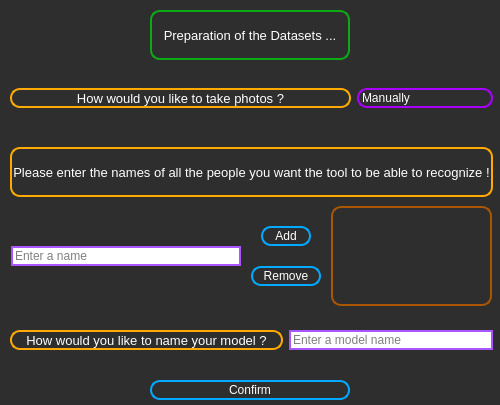
<?xml version="1.0" encoding="UTF-8"?>
<ui version="4.0">
 <class>datasets_preparation</class>
 <widget class="QMainWindow" name="datasets_preparation">
  <property name="geometry">
   <rect>
    <x>0</x>
    <y>0</y>
    <width>500</width>
    <height>405</height>
   </rect>
  </property>
  <property name="minimumSize">
   <size>
    <width>500</width>
    <height>405</height>
   </size>
  </property>
  <property name="maximumSize">
   <size>
    <width>500</width>
    <height>405</height>
   </size>
  </property>
  <property name="windowTitle">
   <string>FaceRecognizer-DatasetsPreparation</string>
  </property>
  <widget class="QWidget" name="centralwidget">
   <property name="minimumSize">
    <size>
     <width>500</width>
     <height>405</height>
    </size>
   </property>
   <property name="maximumSize">
    <size>
     <width>500</width>
     <height>405</height>
    </size>
   </property>
   <property name="styleSheet">
    <string notr="true">QWidget {
	background-color: rgb(46, 46, 46);
}</string>
   </property>
   <widget class="QLabel" name="window_title_label">
    <property name="geometry">
     <rect>
      <x>150</x>
      <y>10</y>
      <width>200</width>
      <height>50</height>
     </rect>
    </property>
    <property name="minimumSize">
     <size>
      <width>200</width>
      <height>50</height>
     </size>
    </property>
    <property name="maximumSize">
     <size>
      <width>200</width>
      <height>50</height>
     </size>
    </property>
    <property name="styleSheet">
     <string notr="true">QLabel {
	color: #ffffff;
	background-color: none;
	border: 2px solid rgb(11, 170, 22);
	border-radius: 10px;
	font-size: 13px;
}</string>
    </property>
    <property name="text">
     <string>Preparation of the Datasets ...</string>
    </property>
    <property name="alignment">
     <set>Qt::AlignCenter</set>
    </property>
   </widget>
   <widget class="QPushButton" name="confirmation_btn">
    <property name="geometry">
     <rect>
      <x>150</x>
      <y>380</y>
      <width>200</width>
      <height>20</height>
     </rect>
    </property>
    <property name="sizePolicy">
     <sizepolicy hsizetype="Minimum" vsizetype="Fixed">
      <horstretch>0</horstretch>
      <verstretch>0</verstretch>
     </sizepolicy>
    </property>
    <property name="minimumSize">
     <size>
      <width>200</width>
      <height>20</height>
     </size>
    </property>
    <property name="maximumSize">
     <size>
      <width>200</width>
      <height>20</height>
     </size>
    </property>
    <property name="layoutDirection">
     <enum>Qt::LeftToRight</enum>
    </property>
    <property name="styleSheet">
     <string notr="true">QPushButton {
	color: #ffffff;
	background-color: none;
	border: 2px solid rgb(0, 170, 255);
	border-radius: 10px;
}
QPushButton:hover {
	border: 2px solid rgb(255, 0, 0);
}
QPushButton:pressed {
	background-color: rgb(100, 100, 100);
}</string>
    </property>
    <property name="text">
     <string>Confirm</string>
    </property>
    <property name="checkable">
     <bool>false</bool>
    </property>
   </widget>
   <widget class="QWidget" name="layoutWidget">
    <property name="geometry">
     <rect>
      <x>10</x>
      <y>70</y>
      <width>483</width>
      <height>301</height>
     </rect>
    </property>
    <layout class="QVBoxLayout" name="verticalLayout">
     <item>
      <layout class="QHBoxLayout" name="horizontalLayout" stretch="5,2">
       <item>
        <widget class="QLabel" name="ask_user_label">
         <property name="minimumSize">
          <size>
           <width>0</width>
           <height>20</height>
          </size>
         </property>
         <property name="maximumSize">
          <size>
           <width>16777215</width>
           <height>20</height>
          </size>
         </property>
         <property name="styleSheet">
          <string notr="true">QLabel {
	color: #ffffff;
	background-color: none;
	border: 2px solid rgb(255, 170, 0);
	border-radius: 10px;
	font-size: 13px;
}</string>
         </property>
         <property name="text">
          <string>How would you like to take photos ?</string>
         </property>
         <property name="alignment">
          <set>Qt::AlignCenter</set>
         </property>
        </widget>
       </item>
       <item>
        <widget class="QComboBox" name="comboBox">
         <property name="styleSheet">
          <string notr="true">QComboBox {
	background-color: rgb(46, 46, 46);
	color: #ffffff;
	border: 2px solid rgb(170, 0, 255);
	border-radius: 10px;
}
QComboBox:hover {
	border: 2px solid rgb(255, 0, 0);
}
QComboBox::drop-down {
	border-top-right-radius: 3px;
	border-bottom-right-radius: 3px;
}
QComboBox QAbstractItemView {
	color: #ffffff;
	selection-background-color: rgb(100, 100, 100);
}

</string>
         </property>
         <item>
          <property name="text">
           <string>Manually</string>
          </property>
         </item>
         <item>
          <property name="text">
           <string>Automatically</string>
          </property>
         </item>
        </widget>
       </item>
      </layout>
     </item>
     <item>
      <widget class="QLabel" name="ask_user_label_2">
       <property name="minimumSize">
        <size>
         <width>0</width>
         <height>50</height>
        </size>
       </property>
       <property name="maximumSize">
        <size>
         <width>16777215</width>
         <height>20</height>
        </size>
       </property>
       <property name="styleSheet">
        <string notr="true">QLabel {
	color: #ffffff;
	background-color: none;
	border: 2px solid rgb(255, 170, 0);
	border-radius: 10px;
	font-size: 13px;
}</string>
       </property>
       <property name="text">
        <string>Please enter the names of all the people you want the tool to be able to recognize !</string>
       </property>
       <property name="alignment">
        <set>Qt::AlignCenter</set>
       </property>
      </widget>
     </item>
     <item>
      <layout class="QHBoxLayout" name="horizontalLayout_2" stretch="5,0,3">
       <property name="spacing">
        <number>10</number>
       </property>
       <property name="sizeConstraint">
        <enum>QLayout::SetDefaultConstraint</enum>
       </property>
       <property name="leftMargin">
        <number>1</number>
       </property>
       <property name="topMargin">
        <number>0</number>
       </property>
       <property name="rightMargin">
        <number>1</number>
       </property>
       <item>
        <widget class="QLineEdit" name="enter_name_editline">
         <property name="styleSheet">
          <string notr="true">QLineEdit {
	background-color: none;
	color: #000000;
	border: 2px solid rgb(170, 85, 255);
}</string>
         </property>
         <property name="inputMask">
          <string/>
         </property>
         <property name="text">
          <string/>
         </property>
         <property name="maxLength">
          <number>32767</number>
         </property>
         <property name="placeholderText">
          <string>Enter a name</string>
         </property>
        </widget>
       </item>
       <item>
        <layout class="QVBoxLayout" name="verticalLayout_2">
         <property name="spacing">
          <number>0</number>
         </property>
         <property name="sizeConstraint">
          <enum>QLayout::SetDefaultConstraint</enum>
         </property>
         <property name="topMargin">
          <number>0</number>
         </property>
         <property name="bottomMargin">
          <number>0</number>
         </property>
         <item alignment="Qt::AlignHCenter">
          <widget class="QPushButton" name="add_btn">
           <property name="minimumSize">
            <size>
             <width>50</width>
             <height>20</height>
            </size>
           </property>
           <property name="maximumSize">
            <size>
             <width>50</width>
             <height>20</height>
            </size>
           </property>
           <property name="styleSheet">
            <string notr="true">QPushButton {
	color: #ffffff;
	background-color: none;
	border: 2px solid rgb(0, 170, 255);
	border-radius: 10px;
}
QPushButton:hover {
	border: 2px solid rgb(255, 0, 0);
}
QPushButton:pressed {
	background-color: rgb(100, 100, 100);
}</string>
           </property>
           <property name="text">
            <string>Add</string>
           </property>
          </widget>
         </item>
         <item>
          <widget class="QPushButton" name="remove_btn">
           <property name="minimumSize">
            <size>
             <width>70</width>
             <height>20</height>
            </size>
           </property>
           <property name="maximumSize">
            <size>
             <width>70</width>
             <height>20</height>
            </size>
           </property>
           <property name="styleSheet">
            <string notr="true">QPushButton {
	color: #ffffff;
	background-color: none;
	border: 2px solid rgb(0, 170, 255);
	border-radius: 10px;
}
QPushButton:hover {
	border: 2px solid rgb(255, 0, 0);
}
QPushButton:pressed {
	background-color: rgb(100, 100, 100);
}</string>
           </property>
           <property name="text">
            <string>Remove</string>
           </property>
          </widget>
         </item>
        </layout>
       </item>
       <item>
        <widget class="QListWidget" name="ListWidget">
         <property name="minimumSize">
          <size>
           <width>161</width>
           <height>100</height>
          </size>
         </property>
         <property name="maximumSize">
          <size>
           <width>161</width>
           <height>100</height>
          </size>
         </property>
         <property name="styleSheet">
          <string notr="true">QListWidget {
	background-color: rgb(46, 46, 46);
	color: #ffffff;
	border: 2px solid rgb(170, 85, 0);
	border-radius: 10px;
}
QListView::item:hover {
	background-color: rgb(100 , 100, 100);
	color: #ffffff;
	border: none;
	border-radius: 8px;
}
QListView::item:selected {
	background-color: rgb(195, 195, 195);
	color: #ffffff;
	border: none;
	border-radius: 8px;
}
QListView::item {
	margin-left: auto;
	margin-right: auto;
}</string>
         </property>
         <property name="movement">
          <enum>QListView::Static</enum>
         </property>
         <property name="spacing">
          <number>0</number>
         </property>
        </widget>
       </item>
      </layout>
     </item>
     <item>
      <layout class="QHBoxLayout" name="horizontalLayout_3" stretch="4,3">
       <item>
        <widget class="QLabel" name="ask_user_model_name_label">
         <property name="minimumSize">
          <size>
           <width>0</width>
           <height>20</height>
          </size>
         </property>
         <property name="maximumSize">
          <size>
           <width>16777215</width>
           <height>20</height>
          </size>
         </property>
         <property name="styleSheet">
          <string notr="true">QLabel {
	color: #ffffff;
	background-color: none;
	border: 2px solid rgb(255, 170, 0);
	border-radius: 10px;
	font-size: 13px;
}</string>
         </property>
         <property name="text">
          <string>How would you like to name your model ?</string>
         </property>
         <property name="alignment">
          <set>Qt::AlignCenter</set>
         </property>
        </widget>
       </item>
       <item>
        <widget class="QLineEdit" name="model_name_editline">
         <property name="styleSheet">
          <string notr="true">QLineEdit {
	background-color: none;
	color: #000000;
	border: 2px solid rgb(170, 85, 255);
}</string>
         </property>
         <property name="inputMask">
          <string/>
         </property>
         <property name="text">
          <string/>
         </property>
         <property name="maxLength">
          <number>32767</number>
         </property>
         <property name="placeholderText">
          <string>Enter a model name</string>
         </property>
        </widget>
       </item>
      </layout>
     </item>
    </layout>
   </widget>
  </widget>
 </widget>
 <resources/>
 <connections/>
</ui>
